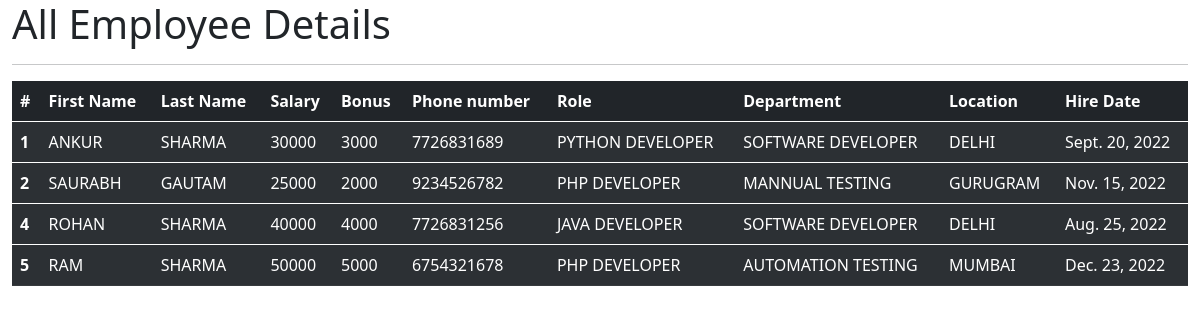
The app's page /all_emp with its own data.
### emp_app/models.py (models this page shows, shortened)
class Employee(models.Model):
    first_name=models.CharField(max_length=100,null=False)
    last_name=models.CharField(max_length=100,null=False)
    dept=models.ForeignKey(Department, on_delete=models.CASCADE)
    Salary=models.IntegerField(default=0)
    bonus=models.IntegerField(default=0)
    Role=models.ForeignKey(Role,on_delete=models.CASCADE)
    Phone=models.IntegerField(default=0)
    hire_date=models.DateField()
    def __str__(self):
        return "%s  %s  %s" %(self.first_name,self.last_name,self.Phone)

class Role(models.Model):
    name=models.CharField(max_length=100,null=False)

class Department(models.Model):
    name=models.CharField(max_length=100,null=False)
    location=models.CharField(max_length=100)

### emp_app/views.py (the view)
# urls.py: path('all_emp', views.all_emp, name='all_emp'),
def all_emp(request):
    emps = Employee.objects.all()
    context = {
        'emps': emps
    }
    print(context)
    return render(request, 'view_all_emp.html',context)

### emp_app/templates/view_all_emp.html (shortened to what this page needs)
<!DOCTYPE html>
<html lang="en">
<head>
    <link href="https://cdn.jsdelivr.net/npm/bootstrap@5.0.2/dist/css/bootstrap.min.css" rel="stylesheet">
</head>
<body>
<div class="container-fluid">
      <h1>All Employee Details</h1>
      <hr>
      <table class="table table-dark table-striped">
  <thead>
     <tr>
        <th scope="col">#</th>
        <th scope="col">First Name</th>
        <th scope="col">Last Name</th>
        <th scope="col">Salary</th>
        <th scope="col">Bonus</th>
        <th scope="col">Phone number</th>
        <th scope="col">Role</th>
        <th scope="col">Department</th>
        <th scope="col">Location</th>
        <th scope="col">Hire Date</th>
     </tr>
  </thead>
          {% for emp in emps %}
  <tbody>
    <tr>
      <th scope="row">{{emp.id}}</th>
      <td>{{emp.first_name}}</td>
      <td>{{emp.last_name}}</td>
      <td>{{emp.Salary}}</td>
      <td>{{emp.bonus}}</td>
      <td>{{emp.Phone}}</td>
      <td>{{emp.Role.name}}</td>
      <td>{{emp.dept.name}}</td>
      <td>{{emp.dept.location}}</td>
      <td>{{emp.hire_date}}</td>
    </tr>
  </tbody>
          {% endfor %}
</table>
</div>
  </body>
</html>

### records on screen
Employee: id "1", first_name "ANKUR", last_name "SHARMA", Salary "30000", bonus "3000", Phone "7726831689", Role.name "PYTHON DEVELOPER", dept.name "SOFTWARE DEVELOPER", dept.location "DELHI", hire_date "Sept. 20, 2022"
Employee: id "2", first_name "SAURABH", last_name "GAUTAM", Salary "25000", bonus "2000", Phone "9234526782", Role.name "PHP DEVELOPER", dept.name "MANNUAL TESTING", dept.location "GURUGRAM", hire_date "Nov. 15, 2022"
Employee: id "4", first_name "ROHAN", last_name "SHARMA", Salary "40000", bonus "4000", Phone "7726831256", Role.name "JAVA DEVELOPER", dept.name "SOFTWARE DEVELOPER", dept.location "DELHI", hire_date "Aug. 25, 2022"
Employee: id "5", first_name "RAM", last_name "SHARMA", Salary "50000", bonus "5000", Phone "6754321678", Role.name "PHP DEVELOPER", dept.name "AUTOMATION TESTING", dept.location "MUMBAI", hire_date "Dec. 23, 2022"
